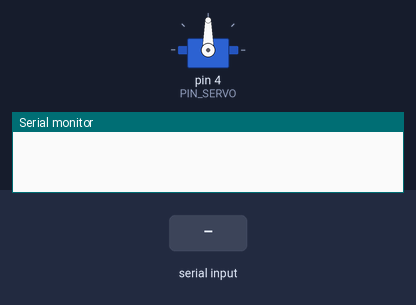
The sketch below on a simulated Arduino Uno, built with avr-gcc and run on an emulated ATmega328P. Parts: servo, the last lines printed to the serial monitor. Inputs (shaded band) come from the test bench.

Above: at 1.2 s.
1.3 s: "Tutup Pintu" received over the second serial link
At 2.7 s:
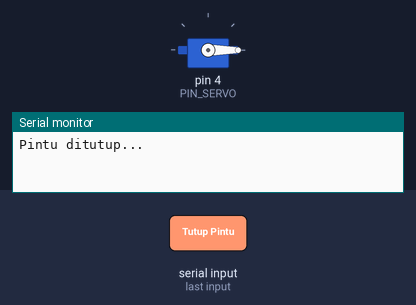
3.8 s: "Buka Pintu" received over the second serial link
At 5.9 s:
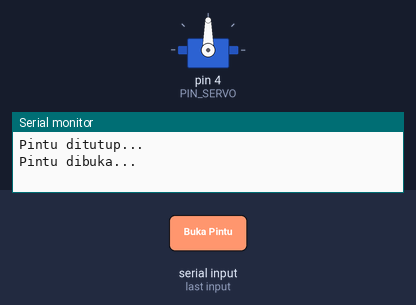
Timing chart, 0 to 7.4 s (numbered marks = the images above; inputs shaded):
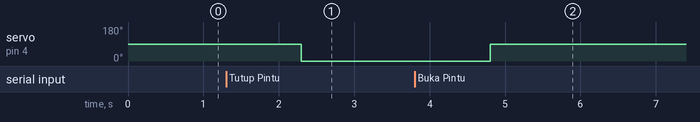

Measured:
- after the input at 1.3 s, servo on pin 4 (PIN_SERVO): 90° → 0° after 1.0 s
- after the input at 3.8 s, servo on pin 4 (PIN_SERVO): 0° → 90° after 1.0 s

The sketch:

kuncipintu.ino
```cpp
// -----------------------------------
// Contoh untuk mengontrol kunci pintu
// -----------------------------------

#include <SoftwareSerial.h>
#include <Servo.h>

const int PIN_SERVO  = 4;

SoftwareSerial bt(9, 10); // RX, TX
Servo motorServo;

void setup() {
  Serial.begin(9600);

  bt.begin(9600);

  // Motor servo dihubungkan ke pin servo
  motorServo.attach(PIN_SERVO);
}

void loop() {
  String perintah;

  if (bt.available() != 0)
    perintah = bt.readString();

  if (perintah.length() != 0) {

    if (perintah == "Buka Pintu") {
      motorServo.write(90);
      Serial.println("Pintu dibuka...");
    }
    else if (perintah == "Tutup Pintu") {
      motorServo.write(0);
      Serial.println("Pintu ditutup...");
    }
  }
}
```
